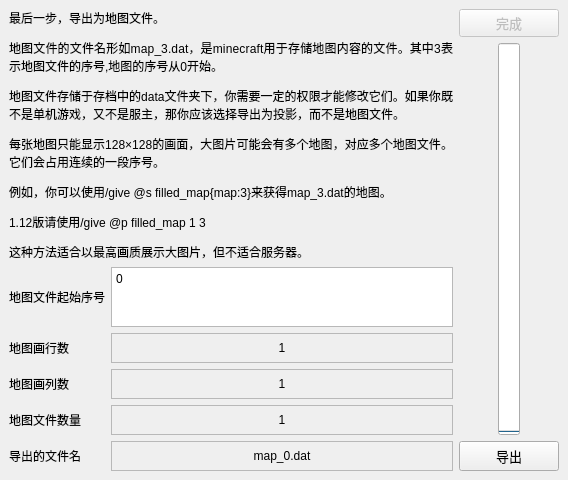
      <widget class="QWidget" name="PageExDat">
       <layout class="QGridLayout" name="gridLayout_11">
        <property name="leftMargin">
         <number>9</number>
        </property>
        <property name="topMargin">
         <number>9</number>
        </property>
        <property name="rightMargin">
         <number>9</number>
        </property>
        <property name="bottomMargin">
         <number>9</number>
        </property>
        <item row="3" column="1">
         <widget class="QLabel" name="ShowDataCols">
          <property name="minimumSize">
           <size>
            <width>0</width>
            <height>30</height>
           </size>
          </property>
          <property name="frameShape">
           <enum>QFrame::StyledPanel</enum>
          </property>
          <property name="text">
           <string notr="true">1</string>
          </property>
          <property name="alignment">
           <set>Qt::AlignCenter</set>
          </property>
         </widget>
        </item>
        <item row="2" column="1">
         <widget class="QLabel" name="ShowDataRows">
          <property name="sizePolicy">
           <sizepolicy hsizetype="Expanding" vsizetype="Preferred">
            <horstretch>0</horstretch>
            <verstretch>0</verstretch>
           </sizepolicy>
          </property>
          <property name="minimumSize">
           <size>
            <width>0</width>
            <height>30</height>
           </size>
          </property>
          <property name="frameShape">
           <enum>QFrame::StyledPanel</enum>
          </property>
          <property name="text">
           <string notr="true">1</string>
          </property>
          <property name="alignment">
           <set>Qt::AlignCenter</set>
          </property>
         </widget>
        </item>
        <item row="1" column="1">
         <widget class="QTextEdit" name="InputDataIndex">
          <property name="sizePolicy">
           <sizepolicy hsizetype="Preferred" vsizetype="Preferred">
            <horstretch>0</horstretch>
            <verstretch>0</verstretch>
           </sizepolicy>
          </property>
          <property name="minimumSize">
           <size>
            <width>0</width>
            <height>30</height>
           </size>
          </property>
          <property name="maximumSize">
           <size>
            <width>16777215</width>
            <height>60</height>
           </size>
          </property>
          <property name="whatsThis">
           <string notr="true"/>
          </property>
          <property name="accessibleName">
           <string notr="true"/>
          </property>
          <property name="accessibleDescription">
           <string notr="true"/>
          </property>
          <property name="markdown">
           <string notr="true">0

</string>
          </property>
          <property name="html">
           <string notr="true">&lt;!DOCTYPE HTML PUBLIC &quot;-//W3C//DTD HTML 4.0//EN&quot; &quot;http://www.w3.org/TR/REC-html40/strict.dtd&quot;&gt;
&lt;html&gt;&lt;head&gt;&lt;meta name=&quot;qrichtext&quot; content=&quot;1&quot; /&gt;&lt;meta charset=&quot;utf-8&quot; /&gt;&lt;style type=&quot;text/css&quot;&gt;
p, li { white-space: pre-wrap; }
&lt;/style&gt;&lt;/head&gt;&lt;body style=&quot; font-family:'Microsoft YaHei UI'; font-size:9pt; font-weight:400; font-style:normal;&quot;&gt;
&lt;p style=&quot; margin-top:6px; margin-bottom:6px; margin-left:0px; margin-right:0px; -qt-block-indent:0; text-indent:0px;&quot;&gt;0&lt;/p&gt;&lt;/body&gt;&lt;/html&gt;</string>
          </property>
          <property name="placeholderText">
           <string notr="true"/>
          </property>
         </widget>
        </item>
        <item row="5" column="1">
         <widget class="QLabel" name="ShowDataFileName">
          <property name="minimumSize">
           <size>
            <width>0</width>
            <height>30</height>
           </size>
          </property>
          <property name="frameShape">
           <enum>QFrame::StyledPanel</enum>
          </property>
          <property name="text">
           <string notr="true">map_0.dat</string>
          </property>
          <property name="alignment">
           <set>Qt::AlignCenter</set>
          </property>
         </widget>
        </item>
        <item row="4" column="1">
         <widget class="QLabel" name="ShowDataCounts">
          <property name="minimumSize">
           <size>
            <width>0</width>
            <height>30</height>
           </size>
          </property>
          <property name="frameShape">
           <enum>QFrame::StyledPanel</enum>
          </property>
          <property name="frameShadow">
           <enum>QFrame::Plain</enum>
          </property>
          <property name="text">
           <string notr="true">1</string>
          </property>
          <property name="alignment">
           <set>Qt::AlignCenter</set>
          </property>
         </widget>
        </item>
        <item row="0" column="0" colspan="2">
         <widget class="QLabel" name="label_7">
          <property name="sizePolicy">
           <sizepolicy hsizetype="Expanding" vsizetype="Expanding">
            <horstretch>0</horstretch>
            <verstretch>0</verstretch>
           </sizepolicy>
          </property>
          <property name="text">
           <string>&lt;html&gt;&lt;head/&gt;&lt;body&gt;&lt;p align=&quot;justify&quot;&gt;最后一步，导出为地图文件。&lt;/p&gt;&lt;p align=&quot;justify&quot;&gt;地图文件的文件名形如map_3.dat，是minecraft用于存储地图内容的文件。其中3表示地图文件的序号,地图的序号从0开始。&lt;/p&gt;&lt;p align=&quot;justify&quot;&gt;地图文件存储于存档中的data文件夹下，你需要一定的权限才能修改它们。如果你既不是单机游戏，又不是服主，那你应该选择导出为投影，而不是地图文件。&lt;/p&gt;&lt;p align=&quot;justify&quot;&gt;每张地图只能显示128×128的画面，大图片可能会有多个地图，对应多个地图文件。它们会占用连续的一段序号。&lt;/p&gt;&lt;p align=&quot;justify&quot;&gt;例如，你可以使用/give @s filled_map{map:3}来获得map_3.dat的地图。&lt;/p&gt;&lt;p align=&quot;justify&quot;&gt;1.12版请使用/give @p filled_map 1 3&lt;/p&gt;&lt;p align=&quot;justify&quot;&gt;这种方法适合以最高画质展示大图片，但不适合服务器。&lt;/p&gt;&lt;/body&gt;&lt;/html&gt;</string>
          </property>
          <property name="wordWrap">
           <bool>true</bool>
          </property>
         </widget>
        </item>
        <item row="0" column="2" rowspan="6">
         <layout class="QVBoxLayout" name="verticalLayout_75">
          <property name="rightMargin">
           <number>0</number>
          </property>
          <item>
           <widget class="QPushButton" name="FinshExData">
            <property name="enabled">
             <bool>false</bool>
            </property>
            <property name="minimumSize">
             <size>
              <width>100</width>
              <height>20</height>
             </size>
            </property>
            <property name="font">
             <font>
              <pointsize>10</pointsize>
             </font>
            </property>
            <property name="text">
             <string>完成</string>
            </property>
           </widget>
          </item>
          <item>
           <layout class="QHBoxLayout" name="horizontalLayout_10">
            <property name="bottomMargin">
             <number>0</number>
            </property>
            <item>
             <widget class="QProgressBar" name="ShowProgressExData">
              <property name="maximum">
               <number>1</number>
              </property>
              <property name="value">
               <number>0</number>
              </property>
              <property name="orientation">
               <enum>Qt::Vertical</enum>
              </property>
              <property name="format">
               <string notr="true">%p%</string>
              </property>
             </widget>
            </item>
           </layout>
          </item>
          <item>
           <widget class="QPushButton" name="ExportData">
            <property name="minimumSize">
             <size>
              <width>100</width>
              <height>30</height>
             </size>
            </property>
            <property name="sizeIncrement">
             <size>
              <width>0</width>
              <height>0</height>
             </size>
            </property>
            <property name="font">
             <font>
              <pointsize>10</pointsize>
             </font>
            </property>
            <property name="text">
             <string>导出</string>
            </property>
           </widget>
          </item>
         </layout>
        </item>
        <item row="5" column="0">
         <widget class="QLabel" name="label_33">
          <property name="text">
           <string>导出的文件名</string>
          </property>
         </widget>
        </item>
        <item row="1" column="0">
         <widget class="QLabel" name="label_28">
          <property name="sizePolicy">
           <sizepolicy hsizetype="Preferred" vsizetype="Minimum">
            <horstretch>0</horstretch>
            <verstretch>0</verstretch>
           </sizepolicy>
          </property>
          <property name="text">
           <string>地图文件起始序号</string>
          </property>
         </widget>
        </item>
        <item row="2" column="0">
         <widget class="QLabel" name="label_30">
          <property name="text">
           <string>地图画行数</string>
          </property>
         </widget>
        </item>
        <item row="3" column="0">
         <widget class="QLabel" name="label_31">
          <property name="text">
           <string>地图画列数</string>
          </property>
         </widget>
        </item>
        <item row="4" column="0">
         <widget class="QLabel" name="label_32">
          <property name="text">
           <string>地图文件数量</string>
          </property>
         </widget>
        </item>
       </layout>
      </widget>
